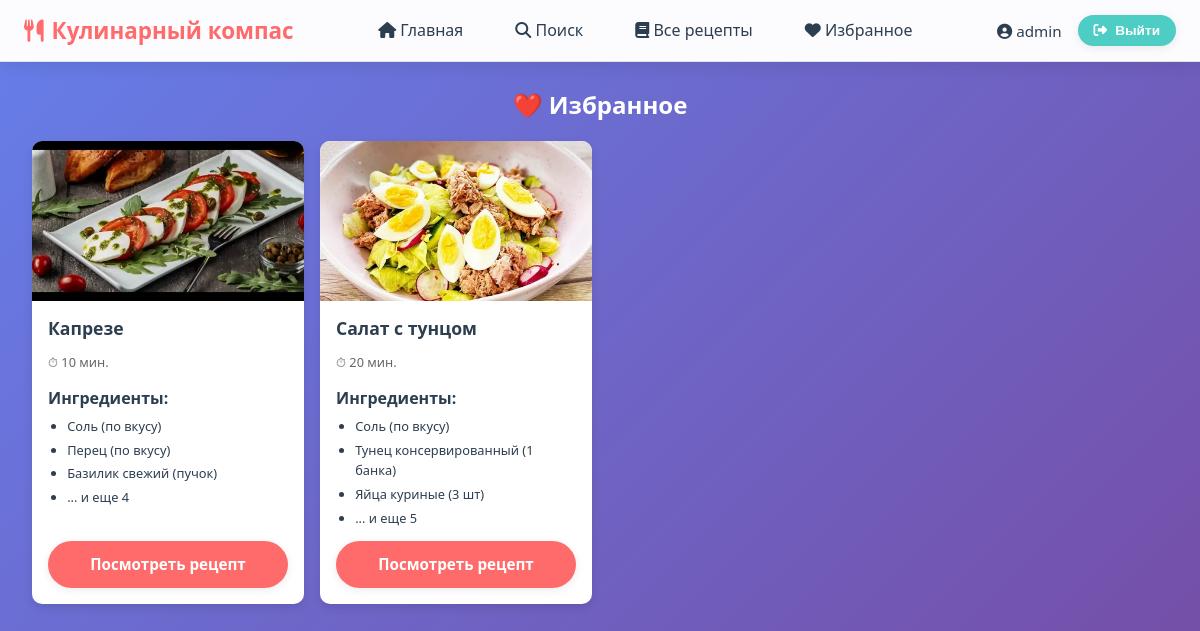
/favorites/ (signed in), run on the app's committed database.
### favorites/models.py (models this page shows, shortened)
class Favorite(models.Model):
    user = models.ForeignKey(User, on_delete=models.CASCADE)
    recipe = models.ForeignKey(Recipe, on_delete=models.CASCADE)
    added_at = models.DateTimeField(auto_now_add=True)
    class Meta:
        unique_together = ('user', 'recipe')  # один рецепт можно добавить в избранное только один раз

### recipes/models.py (models this page shows, shortened)
class Recipe(models.Model):
    title = models.CharField(max_length=200)
    ingredients = models.ManyToManyField(Ingredient)
    description = models.TextField()
    cooking_steps = models.TextField()
    cooking_time = models.PositiveIntegerField(help_text="В минутах")
    image = models.ImageField(upload_to='recipes/', blank=True, null=True)
    author = models.ForeignKey(User, on_delete=models.CASCADE)
    created_at = models.DateTimeField(auto_now_add=True)

class Ingredient(models.Model):
    name = models.CharField(max_length=100, unique=True)

### favorites/views.py (the view)
# urls.py: path('', views.favorite_recipes, name='favorite_recipes'),
@login_required
def favorite_recipes(request):
    favorites = Favorite.objects.filter(user=request.user).select_related('recipe')
    return render(request, 'favorites/favorite_recipes.html', {'favorites': favorites})

### templates/favorites/favorite_recipes.html (shortened to what this page needs)
{% extends 'base.html' %}
{% load static %}
{% block extra_css %}
    <link rel="stylesheet" href="{% static 'css/favorites.css' %}">
{% endblock %}
{% block content %}
<div class="favorites-recipes-container">
    <h1>❤️ Избранное</h1>
</div>
{% if favorites %}
    <div class="favorite-recipe-grid">
        {% for favorite in favorites %}
            {% with recipe=favorite.recipe %}
                <div class="favorite-recipe-card">
                    {% if recipe.image %}
                        <img src="{{ recipe.image.url }}" alt="{{ recipe.title }}">
                    {% else %}
                        <div class="recipe-image-placeholder">Нет изображения</div>
                    {% endif %}
                    <div class="recipe-content">
                        <h3 class="recipe-title">{{ recipe.title }}</h3>
                        <div class="recipe-meta">
                            <span class="cooking-time">⏱ {{ recipe.cooking_time }} мин.</span>
                        </div>
                        <div class="recipe-ingredients">
                            <strong>Ингредиенты:</strong>
                            <ul>
                                {% for ingredient in recipe.ingredients.all|slice:":3" %}
                                    <li>{{ ingredient.name }}</li>
                                {% endfor %}
                                {% if recipe.ingredients.count > 3 %}
                                    <li>... и еще {{ recipe.ingredients.count|add:"-3" }}</li>
                                {% endif %}
                            </ul>
                        </div>
                        <div class="recipe-actions">
                            <a href="{% url 'recipe_detail' recipe.id %}?from=fav" class="btn">
                                Посмотреть рецепт
                            </a>
                        </div>
                    </div>
                </div>
            {% endwith %}
        {% endfor %}
    </div>
{% else %}
    <div class="no-favorites">
        <p>Нет избранных рецептов</p>
        <a href="{% url 'all_recipes' %}" class="btn" style="margin-top: 10px;">Перейти к рецептам</a>
    </div>
{% endif %}
{% endblock %}

### templates/base.html (shortened to what this page needs)
<!DOCTYPE html>
<html lang="ru">
<head>
    {% load static %}
    <link rel="stylesheet" href="{% static 'css/base.css' %}">
    <link rel="stylesheet" href="{% static 'css/auth.css' %}">
    <link rel="stylesheet" href="{% static 'css/forms.css' %}">
    <link rel="stylesheet" href="https://cdnjs.cloudflare.com/ajax/libs/font-awesome/6.4.0/css/all.min.css">
    {% block extra_css %}{% endblock %}
</head>
<body>
    <nav class="navbar">
        <div class="navbar-container">
            <a href="{% url 'home' %}" class="navbar-brand">
                <i class="fas fa-utensils"></i> Кулинарный компас
            </a>
            <ul class="navbar-nav">
                <li><a href="{% url 'home' %}"><i class="fas fa-home"></i> Главная</a></li>
                <li><a href="{% url 'recipe_search' %}"><i class="fas fa-search"></i> Поиск</a></li>
                <li><a href="{% url 'all_recipes' %}"><i class="fas fa-book"></i> Все рецепты</a></li>
                {% if user.is_authenticated %}
                    <li><a href="{% url 'favorite_recipes' %}"><i class="fas fa-heart"></i> Избранное</a></li>
                {% endif %}
            </ul>
            <div class="user-info">
                {% if user.is_authenticated %}
                    <span><i class="fas fa-user-circle"></i> {{ user.username }}</span>
                    <form method="post" action="{% url 'logout' %}">
                        <button type="submit" class="btn btn-secondary btn-small">
                            <i class="fas fa-sign-out-alt"></i> Выйти
                        </button>
                    </form>
                {% endif %}
            </div>
        </div>
    </nav>
    <div class="container">
        {% block content %}
        {% endblock %}
    </div>
</body>
</html>

### static/css/base.css (style rules this page uses)
:root { --primary-color: #ff6b6b; --primary-light: #ff8e8e; --secondary-color: #4ecdc4; --accent-color: #45b7d1; --text-dark: #2c3e50; --text-light: #7f8c8d; --bg-white: #ffffff; --bg-light: #f8f9fa; --shadow: 0 2px 10px rgba(0, 0, 0, 0.08); --shadow-hover: 0 4px 20px rgba(0, 0, 0, 0.12); --border-radius: 10px; --transition: all 0.2s ease; }
* { margin: 0; padding: 0; box-sizing: border-box; }
body { font-family: 'Segoe UI', Tahoma, Geneva, Verdana, sans-serif; line-height: 1.6; background: linear-gradient(135deg, #667eea 0%, #764ba2 100%); background-attachment: fixed; color: var(--text-dark); min-height: 100vh; overflow-x: hidden; }
.navbar { background: rgba(255, 255, 255, 0.98); backdrop-filter: blur(10px); border-bottom: 1px solid rgba(0, 0, 0, 0.1); padding: 0.8rem 1.5rem; position: sticky; top: 0; z-index: 1000; box-shadow: 0 2px 20px rgba(0, 0, 0, 0.1); }
.navbar-container { display: flex; justify-content: space-between; align-items: center; max-width: 1200px; margin: 0 auto; flex-wrap: wrap; }
.navbar-brand { font-size: 1.4rem; font-weight: 700; color: var(--primary-color); text-decoration: none; display: flex; align-items: center; gap: 0.5rem; white-space: nowrap; }
.navbar-nav { display: flex; list-style: none; gap: 1rem; margin: 0 1rem; }
.navbar-nav a { color: var(--text-dark); text-decoration: none; padding: 0.6rem 1rem; border-radius: 25px; transition: var(--transition); font-weight: 500; border: 2px solid transparent; white-space: nowrap; }
.user-info { display: flex; align-items: center; gap: 1rem; white-space: nowrap; }
.user-info span { color: var(--text-dark); font-weight: 500; font-size: 0.95rem; }
.user-info form { margin: 0; padding: 0; }
.container { max-width: 1200px; margin: 1.5rem auto; padding: 0 1.5rem; }
.btn { display: inline-flex; align-items: center; gap: 0.5rem; padding: 0.7rem 1.4rem; background: var(--primary-color); color: white; text-decoration: none; border-radius: 25px; border: none; cursor: pointer; transition: var(--transition); font-weight: 600; font-size: 0.95rem; box-shadow: var(--shadow); text-align: center; justify-content: center; white-space: nowrap; }
.btn-secondary { background: var(--secondary-color); }
.btn-small { padding: 0.5rem 1rem; font-size: 0.85rem; }

### static/css/favorites.css (style rules this page uses)
.favorites-recipes-container { text-align: center; margin: 1rem 0; }
.favorites-recipes-container h1 { color: #fff; font-size: 1.5rem; }
.favorite-recipe-grid { display: grid; grid-template-columns: repeat(auto-fill, minmax(260px, 1fr)); gap: 1rem; padding: 0 0.5rem; }
.favorite-recipe-card { background-color: #fff; border-radius: 10px; box-shadow: 0 4px 10px rgba(0,0,0,0.1); overflow: hidden; transition: transform 0.2s ease, box-shadow 0.2s ease; display: flex; flex-direction: column; height: 100%; }
.favorite-recipe-card img { width: 100%; height: 160px; object-fit: cover; }
.recipe-content { padding: 1rem; flex-grow: 1; display: flex; flex-direction: column; }
.recipe-title { font-size: 1.1rem; margin: 0 0 0.8rem 0; line-height: 1.3; }
.recipe-meta { display: flex; justify-content: flex-start; font-size: 0.8rem; margin-bottom: 0.8rem; color: #666; }
.recipe-ingredients ul { list-style: disc; padding-left: 1.2rem; margin: 0.3rem 0 0.8rem 0; }
.recipe-ingredients li { font-size: 0.8rem; margin-bottom: 0.2rem; }
.recipe-actions { display: flex; gap: 0.5rem; margin-top: auto; flex-wrap: wrap; }
.recipe-actions .btn, .recipe-actions form { flex: 1; min-width: 120px; }

### templates/base.html (style rules this page uses)
html { scroll-behavior: smooth; }
.user-info .btn { display: inline-flex; align-items: center; }

### data on the page
Favorite: recipe.image (picture), recipe "Капрезе", recipe.cooking_time "10", recipe.ingredients.count|add "4"
Ingredient: name "Соль (по вкусу)"
Ingredient: name "Перец (по вкусу)"
Ingredient: name "Базилик свежий (пучок)"
Favorite: recipe.image (picture), recipe "Салат с тунцом", recipe.cooking_time "20", recipe.ingredients.count|add "5"
Ingredient: name "Тунец консервированный (1 банка)"
Ingredient: name "Яйца куриные (3 шт)"

### other printed values
{{ user.username }} "admin"
